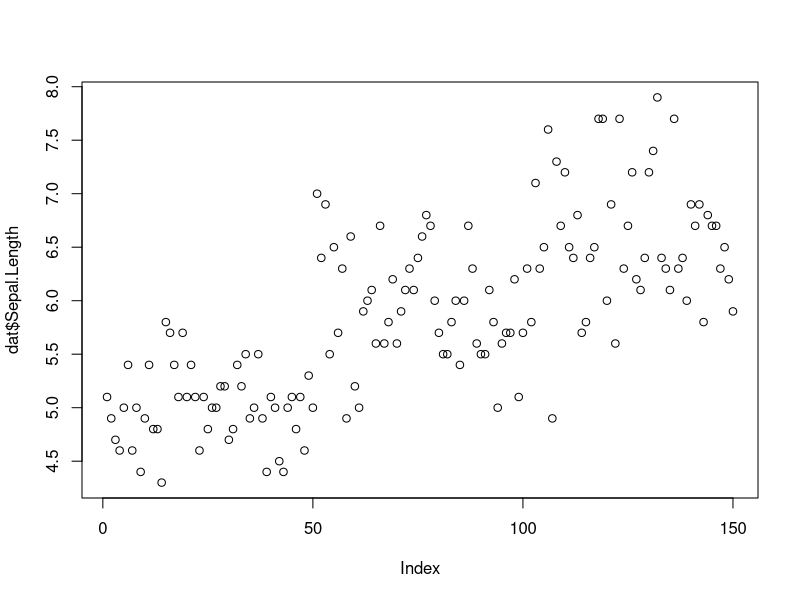
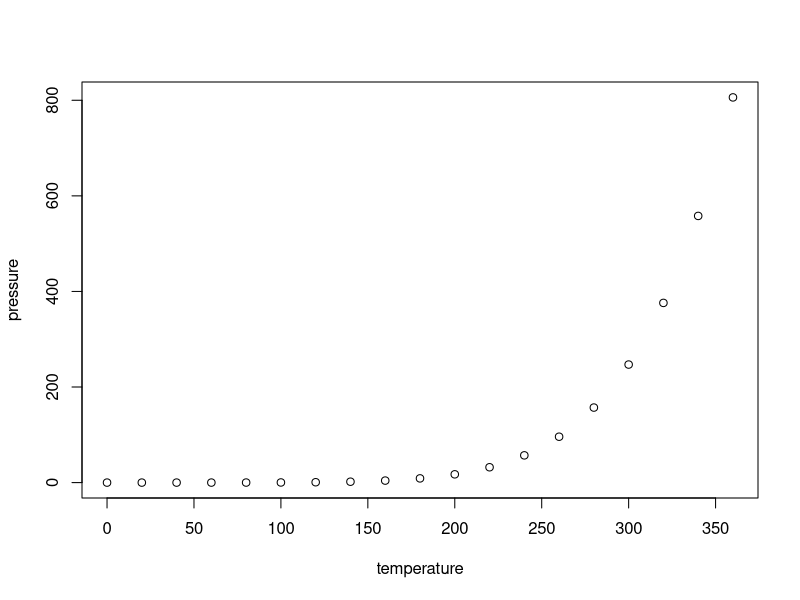

These figures' R source, in order:
## ---- chunk 1
knitr::opts_chunk$set(echo = TRUE)
## ---- chunk 2
dat<- iris
summary(iris)
plot(dat$Sepal.Length)
## ---- chunk 3
plot(pressure)
